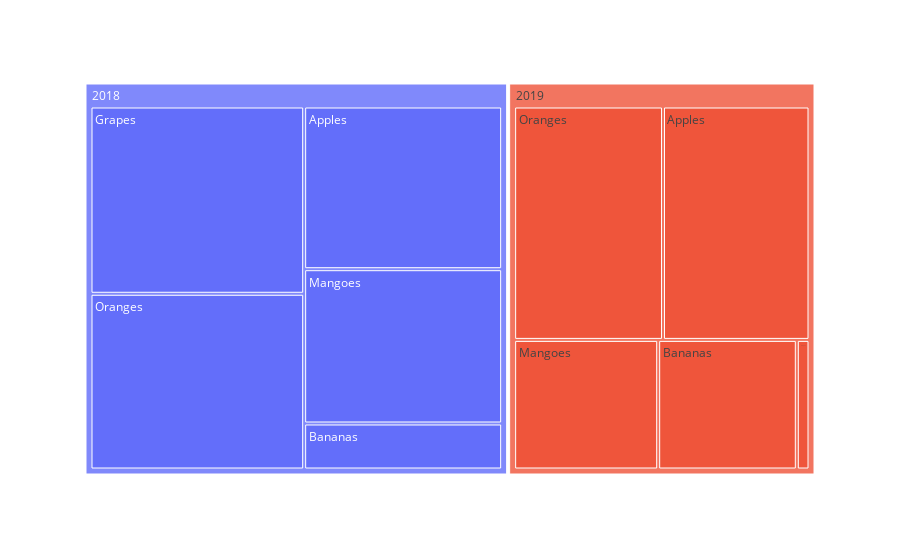

Here is the notebook cell this chart was saved with:
### Code cell
df = df_fruits.unstack().reset_index().rename(columns={"level_0": "Year", "level_1": "Fruit", 0:'Quantity'})

fig3 = px.treemap(df, path=['Year', 'Fruit'], values='Quantity')
fig3.show()

### Figure 1 — Plotly figure (JSON) as saved in the notebook; plotly's stock layout.template omitted (floating-point values rounded to 4 significant figures)
{"data": [{"branchvalues": "total", "domain": {"x": [0, 1], "y": [0, 1]}, "hovertemplate": "labels=%{label}<br>Quantity=%{value}<br>parent=%{parent}<br>id=%{id}<extra></extra>", "ids": ["2018/Apples", "2019/Apples", "2018/Bananas", "2019/Bananas", "2018/Grapes", "2019/Grapes", "2018/Mangoes", "2019/Mangoes", "2018/Oranges", "2019/Oranges", "2018", "2019"], "labels": ["Apples", "Apples", "Bananas", "Bananas", "Grapes", "Grapes", "Mangoes", "Mangoes", "Oranges", "Oranges", "2018", "2019"], "level": "300055", "name": "", "parents": ["2018", "2019", "2018", "2019", "2018", "2019", "2018", "2019", "2018", "2019", "", ""], "type": "treemap", "values": [640, 687, 181, 361, 795, 33, 607, 375, 746, 698, 2969, 2154]}], "layout": {"autosize": true, "legend": {"tracegroupgap": 0}, "margin": {"t": 60}}}
